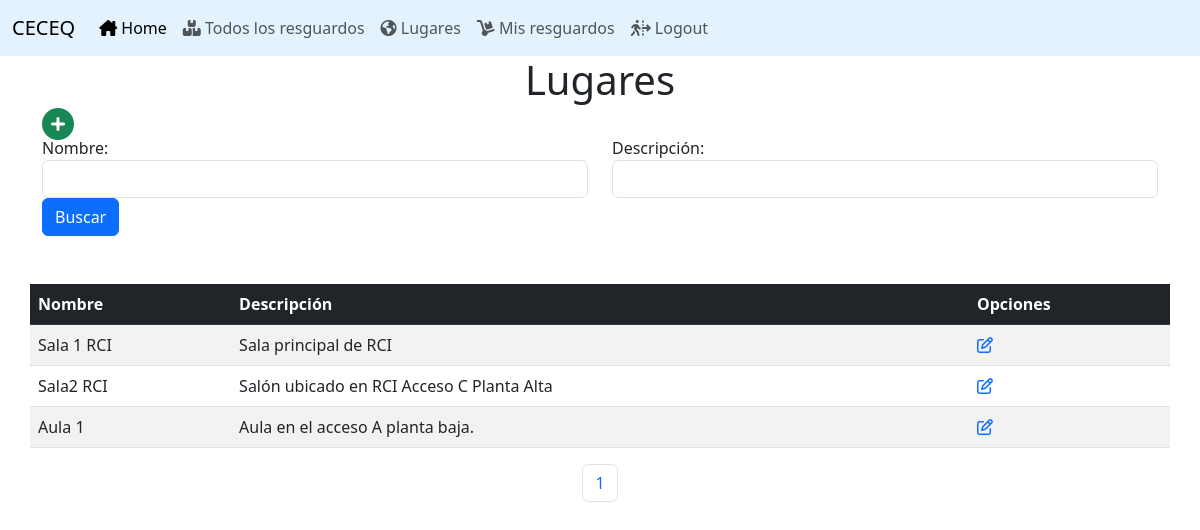
Page /location/list/ (signed in) on the committed database.
### location/models.py (models this page shows, shortened)
class Location(models.Model):
    name = models.CharField(max_length=50, blank=False)
    description = models.CharField(max_length=250,blank=True)
    created_at = models.DateTimeField(auto_now_add=True)
    updated_at = models.DateTimeField(auto_now=True)

### location/views.py (the view)
# urls.py: path('location/list/', viewsLocation.list_location,name='list_location'),
@login_required
@permission_required('is_staff', 'error_perm')
def list_location(request):
    location_filter = LocationFilter(request.GET, Location.objects.all() )
    pagination = Paginator(location_filter.qs,15)
    page = request.GET.get('page')
    locations = pagination.get_page(page)
    number_pages = "a"*locations.paginator.num_pages
    return render(request, 'location/list.html', {
        'locations':locations,
        'location_filter':location_filter,
        'nums': number_pages,
    })

### templates/location/list.html (shortened to what this page needs)
{% extends 'base.html' %}
{% block content %}
<main class="container">
    <div class="row">
        <h1 class="text-center ">Lugares</h1>
        <div>
            <a href="{% url 'create_location' %}"><i class="fa-solid fa-circle-plus fa-2xl text-success"></i></a>
        </div>
        <form method="GET">
          <div class="row">
            <div class="col">
              <label for="name">Nombre:</label>
              {{location_filter.form.name}}
            </div>
            <div class="col">
              <label for="description">Descripción:</label>
              {{location_filter.form.description}}
            </div>
          </div>
          <div>
            <button class="btn btn-primary">Buscar</button>
          </div>
        </form>
        <table class="table table-striped mt-5">
            <thead class="table-dark">
                <tr>
                  <th scope="col">Nombre</th>
                  <th scope="col">Descripción</th>
                  <th scope="col">Opciones</th>
                </tr>
              </thead>
              <tbody>
                {% for location in locations  %}
                <tr>
                    <td>{{ location.name }}</td>
                    <td>{{ location.description }}</td>
                    <td> <a href="{% url 'update_location' location.id %}"><i class="fa-regular fa-pen-to-square text-primary"></i></a> </td>
                  </tr>
                {% endfor %}
              </tbody>
        </table>
    </div>
    <div>
      <nav aria-label="Page navigation example">
          <ul class="pagination justify-content-center">
              {% for i in nums %}
                  <li class="page-item"><a class="page-link" href="?page={{forloop.counter}}">{{forloop.counter}}</a></li>
              {%endfor%}
          </ul>
        </nav>
      </div>
</main>
{% endblock content %}

### rows in the picture
Location: name "Sala 1 RCI", description "Sala principal de RCI"
Location: name "Sala2 RCI", description "Salón ubicado en RCI Acceso C Planta Alta"
Location: name "Aula 1", description "Aula en el acceso A planta baja."
